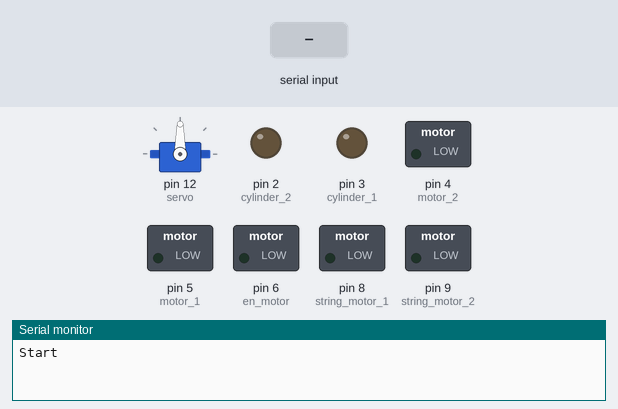
The sketch below on a simulated Arduino Uno, built with avr-gcc and run on an emulated ATmega328P. Shown: servo, switched loads named in the sketch (green lamp = pin HIGH), output pins drawn as LEDs (lit = HIGH), the last lines printed to the serial monitor. The inputs (shaded band) are chosen by the test bench.

Above: at 1.2 s.
1.3 s: "O" received over the second serial link
At 3.4 s:
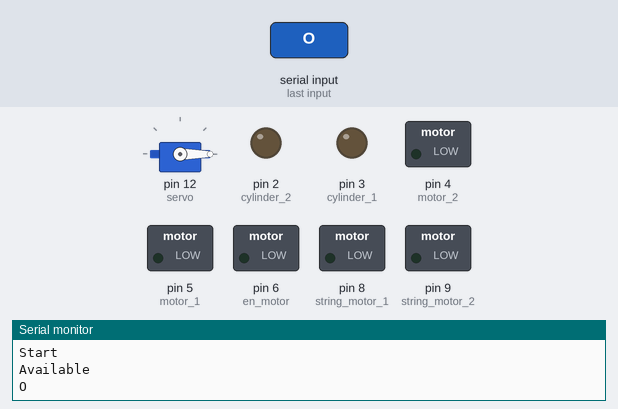
3.7 s: "W" received over the second serial link
5.2 s: "S" received over the second serial link
At 5.5 s:
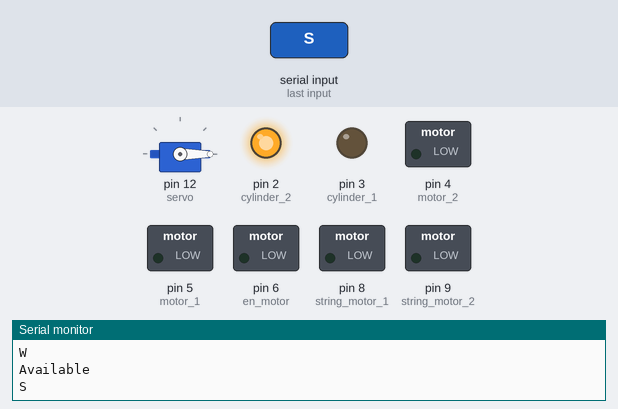
6.7 s: "A" received over the second serial link
At 7.8 s:
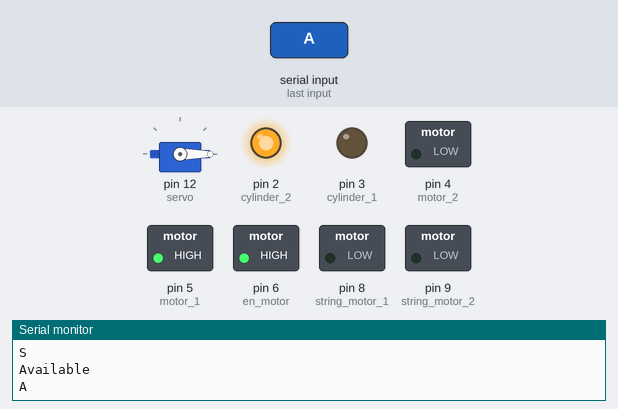
8.2 s: "D" received over the second serial link
At 9.0 s:
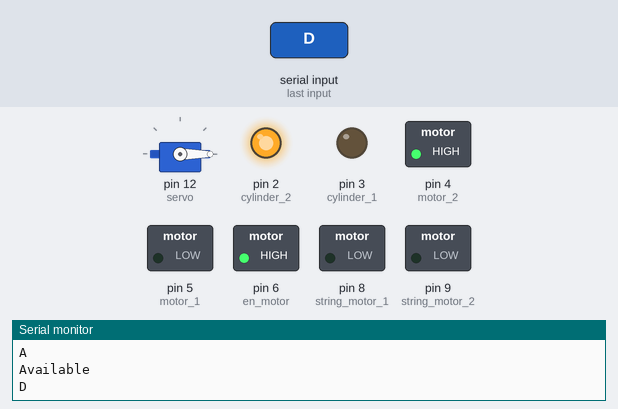
9.7 s: "U" received over the second serial link
At 10.1 s:
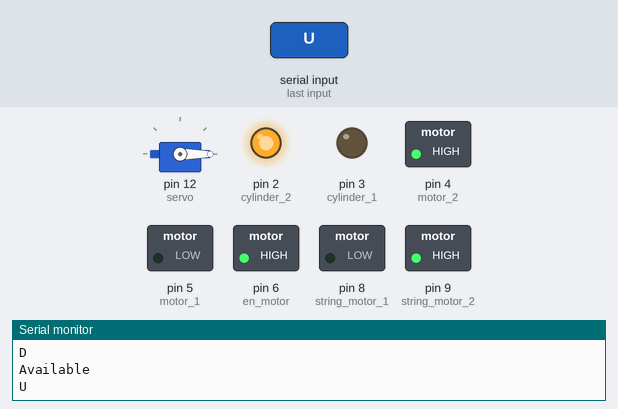
Timing chart, 0 to 12.2 s (numbered marks = the images above; inputs shaded):
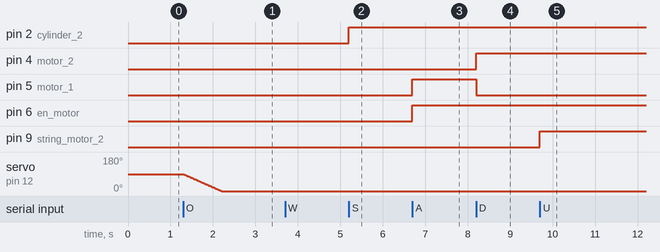

The sketch:

Robo_Arm.ino
```cpp
#include <SoftwareSerial.h>
#include <Servo.h>

int bluetoothRX = 0;
int bluetoothTX = 1;

int motor_1 = 5;
int motor_2 = 4;
int cylinder_1 = 3;
int cylinder_2 = 2;
int string_motor_1 = 8;
int string_motor_2 = 9;
int servo = 12;
int air_pump = 10;
int valve = 11;
int en_motor = 6;
int servo_power = 13;


char input = 0;
int en_speed = 255;
int pos = 90;

SoftwareSerial bluetooth(bluetoothRX,bluetoothTX);
Servo hand;

void setup() {
  // put your setup code here, to run once:
  pinMode(motor_1, OUTPUT);
  pinMode(motor_2, OUTPUT);
  pinMode(cylinder_1, OUTPUT);
  pinMode(cylinder_2, OUTPUT);
  pinMode(string_motor_1, OUTPUT);
  pinMode(string_motor_2, OUTPUT);

  // Turn off motors - Initial state
  digitalWrite(motor_1, LOW);
  digitalWrite(motor_2, LOW);
  digitalWrite(cylinder_1, LOW);
  digitalWrite(cylinder_2, LOW);
  digitalWrite(string_motor_1, LOW);
  digitalWrite(string_motor_2, LOW);
  Serial.begin(9600);
  bluetooth.begin(9600);
  hand.attach(servo);
  Serial.println("Start");
  hand.write(pos);
}

void loop() {
  // put your main code here, to run repeatedly:
  if (bluetooth.available() > 0)
  {
    Serial.println("Available");
    input = bluetooth.read();
    Serial.println(input);

    //Controlling Robo Cylinder
    if (input == 'W')
    {
        digitalWrite(cylinder_1, HIGH);
        digitalWrite(cylinder_2, LOW);
        delay(10);
    }
    else if (input == 'S')
    {
        digitalWrite(cylinder_1, LOW);
        digitalWrite(cylinder_2, HIGH);
        delay(10);
    }

    //Controlling Motor
    else if (input == 'A')
    {
        digitalWrite(motor_1, HIGH);
        digitalWrite(motor_2, LOW);
        analogWrite(en_motor, en_speed);
        delay(10);
    }

    else if (input == 'D')
    {
        digitalWrite(motor_1, LOW);
        digitalWrite(motor_2, HIGH);
        analogWrite(en_motor, en_speed);
        delay(10);
    }

    //Controlling String Motor
    else if (input == 'U')
    {
        digitalWrite(string_motor_1, LOW);
        digitalWrite(string_motor_2, HIGH);
        delay(10);
    }

    else if (input == 'K')
    {
        digitalWrite(string_motor_1, HIGH);
        digitalWrite(string_motor_2, LOW);
        delay(10);
    }

    else if (input == 'O')
    {
      while (true) {
        digitalWrite(servo_power, HIGH);
        hand.write(pos - 1);
        pos = hand.read();
        delay(10);

        if (bluetooth.available() > 0) {
          input = bluetooth.read();
          Serial.println(input);
          break;
        }
      }
    }

    else if (input == 'P')
    {
      while (true) {
        digitalWrite(servo_power, HIGH);
        hand.write(pos + 1);
        pos = hand.read();
        delay(10);

        if (bluetooth.available() > 0) {
          input = bluetooth.read();
          Serial.println(input);
          break;
        }
      }
    }

    else if (input == 'G')
    {
        digitalWrite(air_pump, HIGH);
        digitalWrite(valve, LOW);
        delay(10);
    }

     else if (input == 'I')
    {
        digitalWrite(air_pump, LOW);
        delay(10);
    }

    else if (input == 'L')
    {
        digitalWrite(air_pump, LOW);
        digitalWrite(valve, HIGH);
    }

    else if (input == 'M')
    {
        stopMotors();
    }

    else
    {
      if (input == '3')
      {
        en_speed = 255;
      }
      else if (input == '2')
      {
        en_speed = 170;
      }
      else if (input == '1')
      {
        en_speed = 100;
      }
    }
  }
}

// Function to stop all motors
void stopMotors() {
  digitalWrite(motor_1, LOW);
  digitalWrite(motor_2, LOW);
  digitalWrite(cylinder_1, LOW);
  digitalWrite(cylinder_2, LOW);
  digitalWrite(string_motor_1, LOW);
  digitalWrite(string_motor_2, LOW);
  digitalWrite(servo_power, LOW);
}
```

Measured:
- after the input at 1.3 s, servo on pin 12 (servo): moves from 90° to 0° over 0.91 s, starting at once
- after the input at 5.2 s, pin 2 (cylinder_2): LOW → HIGH at once
- after the input at 6.7 s, pin 5 (motor_1), pin 6 (en_motor): LOW → HIGH at once
- after the input at 8.2 s, pin 4 (motor_2): LOW → HIGH at once; pin 5 (motor_1): HIGH → LOW at once
- after the input at 9.7 s, pin 9 (string_motor_2): LOW → HIGH at once
